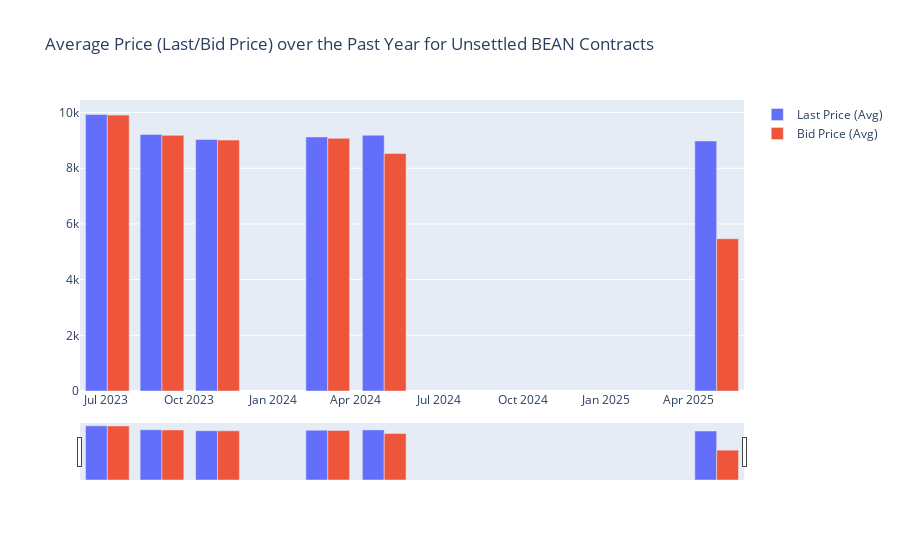

Notebook code cell kept with this figure:
### Code cell
def filteringplotly(Market, Grain_Type):
    A = df_New.loc[df_New['Market'] == Market, ('last', 'bid', 'Grain_Type','upload_date', 'Contract_Date')]
    B = A.loc[A['Grain_Type'] == Grain_Type, ('last', 'bid', 'upload_date', 'Contract_Date')]
    date_range_from = pd.to_datetime(datetime.now())
    D = B.loc[B['Contract_Date'] > date_range_from, ('last', 'bid', 'upload_date', 'Contract_Date')]
    C = D.groupby('Contract_Date')['last', 'bid'].mean().reset_index()

    fig = go.Figure(data =[
                    go.Bar(name = 'Last Price (Avg)', x=C['Contract_Date'], y =C['last']),
                    go.Bar(name = 'Bid Price (Avg)', x=C['Contract_Date'], y = C['bid'])
                    ])
    fig.update_layout(barmode = 'group', title=f"Average Price (Last/Bid Price) over the Past Year for Unsettled {Grain_Type} Contracts")
    # Add range slider
    
    fig.update_layout(xaxis=dict(rangeslider=dict(visible=True), type="date"))

    fig.show()


widgets.interact(filteringplotly, Market = list1, Grain_Type = list2, Upload_Date = list3)

### Figure 1 — Plotly figure (JSON) as saved in the notebook; plotly's stock layout.template omitted (floating-point values rounded to 4 significant figures)
{"data": [{"name": "Last Price (Avg)", "type": "bar", "x": ["2023-07-03T00:00:00", "2023-09-01T00:00:00", "2023-11-01T00:00:00", "2024-03-01T00:00:00", "2024-05-02T00:00:00", "2025-05-02T00:00:00"], "y": [9929.0, 9216.0, 9036.0, 9123.0, 9188.0, 8979]}, {"name": "Bid Price (Avg)", "type": "bar", "x": ["2023-07-03T00:00:00", "2023-09-01T00:00:00", "2023-11-01T00:00:00", "2024-03-01T00:00:00", "2024-05-02T00:00:00", "2025-05-02T00:00:00"], "y": [9909.0, 9181.0, 9012.0, 9074.0, 8533.0, 5469.0]}], "layout": {"barmode": "group", "title": {"text": "Average Price (Last/Bid Price) over the Past Year for Unsettled BEAN Contracts"}, "xaxis": {"rangeslider": {"visible": true}, "type": "date"}}}
